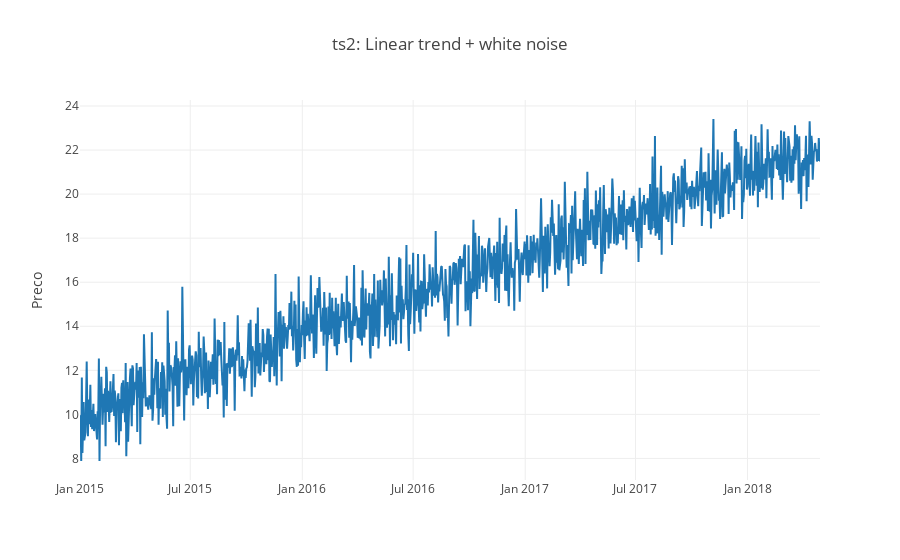

The notebook cell saved with this chart:
### Code cell
plotscatter(ts2, columns=['Values'], name='ts2', title='ts2: Linear trend + white noise')

### Figure 1 — Plotly figure (JSON) as saved in the notebook; plotly's stock layout.template omitted (floating-point values rounded to 4 significant figures; data arrays with more than 128 entries replaced by an {"elided": "..."} marker saying what was removed)
{"data": [{"name": "Values", "type": "scatter", "x": {"elided": "1216 str values"}, "y": {"elided": "1216 float values"}}], "layout": {"legend": {"orientation": "h"}, "title": "ts2: Linear trend + white noise", "yaxis": {"title": "Preco"}}}
